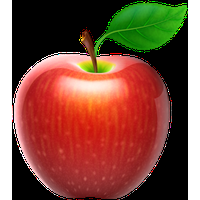
#> input picture Visual Perception for Self-Driving Cars/Visual Features - Detection, Description and Matching/Visual Odometry for Localization in Autonomous Driving/apple.png, 200 x 200 px
$ python location_subpixel.py
#> lines starting #> are read from the running program, lines starting #| are printed output that depends on the picture; after the words box and inside, x2 and y2 are one past the last pixel; in counts of white or black regions, pixels touching at a corner belong together; long printed decimals are rounded
from __future__ import print_function
import cv2 as cv
import numpy as np
import argparse
import random as rng

source_window = 'Image'
maxTrackbar = 25
rng.seed(12345)


def goodFeaturesToTrack_Demo(val):
    maxCorners = max(val, 1)
    # Parameters for Shi-Tomasi algorithm
    qualityLevel = 0.01
    minDistance = 10
    blockSize = 3
    gradientSize = 3
    useHarrisDetector = False
    k = 0.04
    # Copy the source image
    copy = np.copy(src)
    # Apply corner detection
    corners = cv.goodFeaturesToTrack(src_gray, maxCorners, qualityLevel, minDistance, None, \
                                     blockSize=blockSize, gradientSize=gradientSize,
                                     useHarrisDetector=useHarrisDetector, k=k)
    # Draw corners detected
    print('** Number of corners detected:', corners.shape[0])
    radius = 4
    for i in range(corners.shape[0]):
        cv.circle(copy, (int(corners[i, 0, 0]), int(corners[i, 0, 1])), radius,
                  (rng.randint(0, 256), rng.randint(0, 256), rng.randint(0, 256)), cv.FILLED)

    # Show what you got
    cv.namedWindow(source_window)
    cv.imshow(source_window, copy)
    # Set the needed parameters to find the refined corners
    winSize = (5, 5)
    zeroZone = (-1, -1)
    criteria = (cv.TERM_CRITERIA_EPS + cv.TermCriteria_COUNT, 40, 0.001)
    # Calculate the refined corner locations
    corners = cv.cornerSubPix(src_gray, corners, winSize, zeroZone, criteria)
    # Write them down
    for i in range(corners.shape[0]):
        print(" -- Refined Corner [", i, "]  (", corners[i, 0, 0], ",", corners[i, 0, 1], ")")


# Load source image and convert it to gray
# parser = argparse.ArgumentParser(description='Code for Shi-Tomasi corner detector tutorial.')
# parser.add_argument('--input', help='Path to input image.', default='pic3.png')
# args = parser.parse_args()
src = cv.imread(cv.samples.findFile("apple.png"))
#> src is the input picture: shape (200, 200, 3); mean B, G, R 61.9, 78, 126.6

src_gray = cv.cvtColor(src, cv.COLOR_BGR2GRAY)
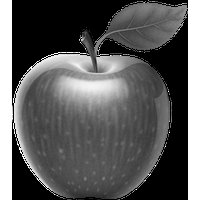
#> src_gray: shape (200, 200); min 0, max 255, mean 90.7
# Create a window and a trackbar
cv.namedWindow(source_window)
maxCorners = 10  # initial threshold
cv.createTrackbar('Threshold: ', source_window, maxCorners, maxTrackbar, goodFeaturesToTrack_Demo)
cv.imshow(source_window, src)
goodFeaturesToTrack_Demo(maxCorners)
#> in goodFeaturesToTrack_Demo, `corners = cv.goodFeaturesToTrack(src_gray, maxCorners, qualityLevel, m..`: corners = [[20, 148], [31, 67], [97, 58], [150, 174], [81, 40], [30, 169], [19, 81], [40, 60], [155, 165], [186, 6]]
#| ** Number of corners detected: 10
#> after the loop in goodFeaturesToTrack_Demo, `for i in range(corners.shape[0]):`:
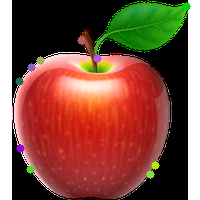
#> copy: shape (200, 200, 3); 1.23% of pixels changed, all inside (x1, y1, x2, y2) = (15, 2, 191, 179)
#> in goodFeaturesToTrack_Demo, `criteria = (cv.TERM_CRITERIA_EPS + cv.TermCriteria_COUNT, 40, 0.001)`: criteria = (3, 40, 0.001)
#> in goodFeaturesToTrack_Demo, `corners = cv.cornerSubPix(src_gray, corners, winSize, zeroZone, criter..`: corners = [[18.68, 148.4], [30.27, 67.16], [93.93, 57.28], [149.6, 174.7], [79.37, 39.63], [28.6, 167.8], [18.72, 81.84], [40.86, 59.7], [156.2, 164.6], [187.5, 3.7]]
#> the loop in goodFeaturesToTrack_Demo, `for i in range(corners.shape[0]):` made 10 passes
#|  -- Refined Corner [ 0 ]  ( 18.680 , 148.421 )
#|  -- Refined Corner [ 1 ]  ( 30.274 , 67.160 )
#|  -- Refined Corner [ 2 ]  ( 93.932 , 57.282 )
#|  -- Refined Corner [ 3 ]  ( 149.5562 , 174.730 )
#|  -- Refined Corner [ 4 ]  ( 79.372 , 39.627 )
#|  -- Refined Corner [ 5 ]  ( 28.595 , 167.762 )
#|  -- Refined Corner [ 6 ]  ( 18.720 , 81.838 )
#|  -- Refined Corner [ 7 ]  ( 40.861 , 59.702 )
#> (further printed lines are left out)
cv.waitKey()
